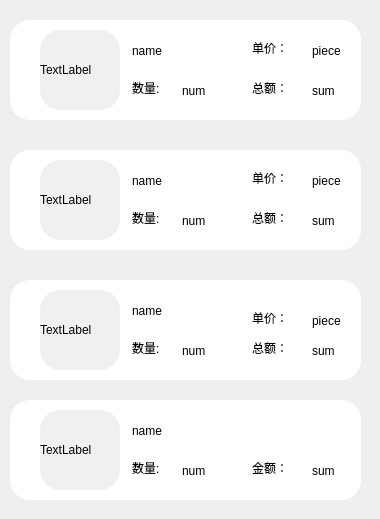
    <widget class="QWidget" name="page_15">
     <widget class="QWidget" name="order_ex" native="true">
      <property name="geometry">
       <rect>
        <x>0</x>
        <y>10</y>
        <width>371</width>
        <height>120</height>
       </rect>
      </property>
      <widget class="QWidget" name="widget_19" native="true">
       <property name="geometry">
        <rect>
         <x>10</x>
         <y>10</y>
         <width>351</width>
         <height>100</height>
        </rect>
       </property>
       <property name="styleSheet">
        <string notr="true">border-radius:20px;
background-color: rgb(255, 255, 255);</string>
       </property>
       <widget class="QLabel" name="order_picture">
        <property name="geometry">
         <rect>
          <x>30</x>
          <y>10</y>
          <width>80</width>
          <height>80</height>
         </rect>
        </property>
        <property name="styleSheet">
         <string notr="true">background-color: rgb(240, 240, 240);</string>
        </property>
        <property name="text">
         <string>TextLabel</string>
        </property>
        <property name="scaledContents">
         <bool>true</bool>
        </property>
       </widget>
       <widget class="QLineEdit" name="order_name">
        <property name="geometry">
         <rect>
          <x>120</x>
          <y>20</y>
          <width>111</width>
          <height>21</height>
         </rect>
        </property>
        <property name="text">
         <string>name</string>
        </property>
        <property name="readOnly">
         <bool>true</bool>
        </property>
       </widget>
       <widget class="QLineEdit" name="order_num">
        <property name="geometry">
         <rect>
          <x>170</x>
          <y>60</y>
          <width>51</width>
          <height>21</height>
         </rect>
        </property>
        <property name="text">
         <string>num</string>
        </property>
        <property name="readOnly">
         <bool>true</bool>
        </property>
       </widget>
       <widget class="QLineEdit" name="order_sum">
        <property name="geometry">
         <rect>
          <x>300</x>
          <y>60</y>
          <width>41</width>
          <height>21</height>
         </rect>
        </property>
        <property name="text">
         <string>sum</string>
        </property>
        <property name="readOnly">
         <bool>true</bool>
        </property>
       </widget>
       <widget class="QLineEdit" name="shuliang">
        <property name="geometry">
         <rect>
          <x>120</x>
          <y>60</y>
          <width>51</width>
          <height>21</height>
         </rect>
        </property>
        <property name="text">
         <string>数量:</string>
        </property>
        <property name="readOnly">
         <bool>true</bool>
        </property>
       </widget>
       <widget class="QLineEdit" name="jine">
        <property name="geometry">
         <rect>
          <x>240</x>
          <y>60</y>
          <width>61</width>
          <height>21</height>
         </rect>
        </property>
        <property name="text">
         <string>总额：</string>
        </property>
        <property name="readOnly">
         <bool>true</bool>
        </property>
       </widget>
       <widget class="QLineEdit" name="order_piec">
        <property name="geometry">
         <rect>
          <x>240</x>
          <y>20</y>
          <width>61</width>
          <height>21</height>
         </rect>
        </property>
        <property name="text">
         <string>单价：</string>
        </property>
        <property name="readOnly">
         <bool>true</bool>
        </property>
       </widget>
       <widget class="QLineEdit" name="order_piece">
        <property name="geometry">
         <rect>
          <x>300</x>
          <y>20</y>
          <width>41</width>
          <height>21</height>
         </rect>
        </property>
        <property name="text">
         <string>piece</string>
        </property>
        <property name="readOnly">
         <bool>true</bool>
        </property>
       </widget>
      </widget>
     </widget>
     <widget class="QWidget" name="order_ex_2" native="true">
      <property name="geometry">
       <rect>
        <x>0</x>
        <y>140</y>
        <width>371</width>
        <height>120</height>
       </rect>
      </property>
      <widget class="QWidget" name="widget_20" native="true">
       <property name="geometry">
        <rect>
         <x>10</x>
         <y>10</y>
         <width>351</width>
         <height>100</height>
        </rect>
       </property>
       <property name="styleSheet">
        <string notr="true">border-radius:20px;
background-color: rgb(255, 255, 255);</string>
       </property>
       <widget class="QLabel" name="order_picture_2">
        <property name="geometry">
         <rect>
          <x>30</x>
          <y>10</y>
          <width>80</width>
          <height>80</height>
         </rect>
        </property>
        <property name="styleSheet">
         <string notr="true">background-color: rgb(240, 240, 240);</string>
        </property>
        <property name="text">
         <string>TextLabel</string>
        </property>
        <property name="scaledContents">
         <bool>true</bool>
        </property>
       </widget>
       <widget class="QLineEdit" name="order_name_2">
        <property name="geometry">
         <rect>
          <x>120</x>
          <y>20</y>
          <width>141</width>
          <height>21</height>
         </rect>
        </property>
        <property name="text">
         <string>name</string>
        </property>
        <property name="readOnly">
         <bool>true</bool>
        </property>
       </widget>
       <widget class="QLineEdit" name="order_num_2">
        <property name="geometry">
         <rect>
          <x>170</x>
          <y>60</y>
          <width>51</width>
          <height>21</height>
         </rect>
        </property>
        <property name="text">
         <string>num</string>
        </property>
        <property name="readOnly">
         <bool>true</bool>
        </property>
       </widget>
       <widget class="QLineEdit" name="order_sum_2">
        <property name="geometry">
         <rect>
          <x>300</x>
          <y>60</y>
          <width>41</width>
          <height>21</height>
         </rect>
        </property>
        <property name="text">
         <string>sum</string>
        </property>
        <property name="readOnly">
         <bool>true</bool>
        </property>
       </widget>
       <widget class="QLineEdit" name="shuliang_2">
        <property name="geometry">
         <rect>
          <x>120</x>
          <y>60</y>
          <width>51</width>
          <height>21</height>
         </rect>
        </property>
        <property name="text">
         <string>数量:</string>
        </property>
        <property name="readOnly">
         <bool>true</bool>
        </property>
       </widget>
       <widget class="QLineEdit" name="jine_2">
        <property name="geometry">
         <rect>
          <x>240</x>
          <y>60</y>
          <width>61</width>
          <height>21</height>
         </rect>
        </property>
        <property name="text">
         <string>总额：</string>
        </property>
        <property name="readOnly">
         <bool>true</bool>
        </property>
       </widget>
       <widget class="QLineEdit" name="jine_10">
        <property name="geometry">
         <rect>
          <x>240</x>
          <y>20</y>
          <width>61</width>
          <height>21</height>
         </rect>
        </property>
        <property name="text">
         <string>单价：</string>
        </property>
        <property name="readOnly">
         <bool>true</bool>
        </property>
       </widget>
       <widget class="QLineEdit" name="order_piece_2">
        <property name="geometry">
         <rect>
          <x>300</x>
          <y>20</y>
          <width>41</width>
          <height>21</height>
         </rect>
        </property>
        <property name="text">
         <string>piece</string>
        </property>
        <property name="readOnly">
         <bool>true</bool>
        </property>
       </widget>
      </widget>
     </widget>
     <widget class="QWidget" name="order_ex_3" native="true">
      <property name="geometry">
       <rect>
        <x>0</x>
        <y>270</y>
        <width>371</width>
        <height>120</height>
       </rect>
      </property>
      <widget class="QWidget" name="widget_21" native="true">
       <property name="geometry">
        <rect>
         <x>10</x>
         <y>10</y>
         <width>351</width>
         <height>100</height>
        </rect>
       </property>
       <property name="styleSheet">
        <string notr="true">border-radius:20px;
background-color: rgb(255, 255, 255);</string>
       </property>
       <widget class="QLabel" name="order_picture_3">
        <property name="geometry">
         <rect>
          <x>30</x>
          <y>10</y>
          <width>80</width>
          <height>80</height>
         </rect>
        </property>
        <property name="styleSheet">
         <string notr="true">background-color: rgb(240, 240, 240);</string>
        </property>
        <property name="text">
         <string>TextLabel</string>
        </property>
        <property name="scaledContents">
         <bool>true</bool>
        </property>
       </widget>
       <widget class="QLineEdit" name="order_name_3">
        <property name="geometry">
         <rect>
          <x>120</x>
          <y>20</y>
          <width>141</width>
          <height>21</height>
         </rect>
        </property>
        <property name="text">
         <string>name</string>
        </property>
        <property name="readOnly">
         <bool>true</bool>
        </property>
       </widget>
       <widget class="QLineEdit" name="order_num_3">
        <property name="geometry">
         <rect>
          <x>170</x>
          <y>60</y>
          <width>51</width>
          <height>21</height>
         </rect>
        </property>
        <property name="text">
         <string>num</string>
        </property>
        <property name="readOnly">
         <bool>true</bool>
        </property>
       </widget>
       <widget class="QLineEdit" name="order_sum_3">
        <property name="geometry">
         <rect>
          <x>300</x>
          <y>60</y>
          <width>41</width>
          <height>21</height>
         </rect>
        </property>
        <property name="text">
         <string>sum</string>
        </property>
        <property name="readOnly">
         <bool>true</bool>
        </property>
       </widget>
       <widget class="QLineEdit" name="shuliang_3">
        <property name="geometry">
         <rect>
          <x>120</x>
          <y>60</y>
          <width>51</width>
          <height>21</height>
         </rect>
        </property>
        <property name="text">
         <string>数量:</string>
        </property>
        <property name="readOnly">
         <bool>true</bool>
        </property>
       </widget>
       <widget class="QLineEdit" name="jine_3">
        <property name="geometry">
         <rect>
          <x>240</x>
          <y>60</y>
          <width>61</width>
          <height>21</height>
         </rect>
        </property>
        <property name="text">
         <string>总额：</string>
        </property>
        <property name="readOnly">
         <bool>true</bool>
        </property>
       </widget>
       <widget class="QLineEdit" name="jine_11">
        <property name="geometry">
         <rect>
          <x>240</x>
          <y>30</y>
          <width>61</width>
          <height>21</height>
         </rect>
        </property>
        <property name="text">
         <string>单价：</string>
        </property>
        <property name="readOnly">
         <bool>true</bool>
        </property>
       </widget>
       <widget class="QLineEdit" name="order_piece_3">
        <property name="geometry">
         <rect>
          <x>300</x>
          <y>30</y>
          <width>41</width>
          <height>21</height>
         </rect>
        </property>
        <property name="text">
         <string>piece</string>
        </property>
        <property name="readOnly">
         <bool>true</bool>
        </property>
       </widget>
      </widget>
     </widget>
     <widget class="QWidget" name="order_ex_4" native="true">
      <property name="geometry">
       <rect>
        <x>0</x>
        <y>390</y>
        <width>371</width>
        <height>120</height>
       </rect>
      </property>
      <widget class="QWidget" name="widget_22" native="true">
       <property name="geometry">
        <rect>
         <x>10</x>
         <y>10</y>
         <width>351</width>
         <height>100</height>
        </rect>
       </property>
       <property name="styleSheet">
        <string notr="true">border-radius:20px;
background-color: rgb(255, 255, 255);</string>
       </property>
       <widget class="QLabel" name="order_picture_4">
        <property name="geometry">
         <rect>
          <x>30</x>
          <y>10</y>
          <width>80</width>
          <height>80</height>
         </rect>
        </property>
        <property name="styleSheet">
         <string notr="true">background-color: rgb(240, 240, 240);</string>
        </property>
        <property name="text">
         <string>TextLabel</string>
        </property>
        <property name="scaledContents">
         <bool>true</bool>
        </property>
       </widget>
       <widget class="QLineEdit" name="order_name_4">
        <property name="geometry">
         <rect>
          <x>120</x>
          <y>20</y>
          <width>141</width>
          <height>21</height>
         </rect>
        </property>
        <property name="text">
         <string>name</string>
        </property>
        <property name="readOnly">
         <bool>true</bool>
        </property>
       </widget>
       <widget class="QLineEdit" name="order_num_4">
        <property name="geometry">
         <rect>
          <x>170</x>
          <y>60</y>
          <width>51</width>
          <height>21</height>
         </rect>
        </property>
        <property name="text">
         <string>num</string>
        </property>
        <property name="readOnly">
         <bool>true</bool>
        </property>
       </widget>
       <widget class="QLineEdit" name="order_sum_4">
        <property name="geometry">
         <rect>
          <x>300</x>
          <y>60</y>
          <width>41</width>
          <height>21</height>
         </rect>
        </property>
        <property name="text">
         <string>sum</string>
        </property>
        <property name="readOnly">
         <bool>true</bool>
        </property>
       </widget>
       <widget class="QLineEdit" name="shuliang_4">
        <property name="geometry">
         <rect>
          <x>120</x>
          <y>60</y>
          <width>51</width>
          <height>21</height>
         </rect>
        </property>
        <property name="text">
         <string>数量:</string>
        </property>
        <property name="readOnly">
         <bool>true</bool>
        </property>
       </widget>
       <widget class="QLineEdit" name="jine_4">
        <property name="geometry">
         <rect>
          <x>240</x>
          <y>60</y>
          <width>61</width>
          <height>21</height>
         </rect>
        </property>
        <property name="text">
         <string>金额：</string>
        </property>
        <property name="readOnly">
         <bool>true</bool>
        </property>
       </widget>
      </widget>
     </widget>
    </widget>
